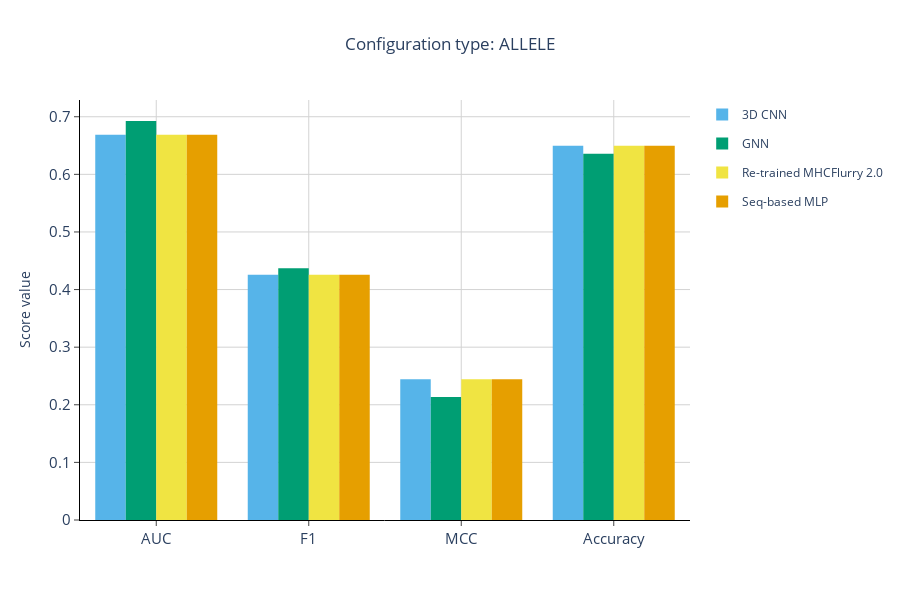

Notebook code cell kept with this figure:
### Code cell
# single config plots across all models
config = 'allele'
models = [
    f'{config}_cnn',
    f'{config}_gnn',
    f'{config}_mhcf',
    f'{config}_mlp']
models_names = [
    '3D CNN',
    'GNN',
    'Re-trained MHCFlurry 2.0',
    'Seq-based MLP'
]
metrics = ['auc', 'f1', 'mcc', 'acc']
metrics_names = ['AUC', 'F1', 'MCC', 'Accuracy']
fig = go.Figure()
colors = ['#56B4E9', '#009E73', '#F0E442', '#E69F00']

for ii, model in enumerate(models):
    idx = all_metrics.index[all_metrics['model'] == model].tolist()[0]
    fig.add_trace(go.Bar(
        x = metrics_names,
        y = [all_metrics.loc[idx][metric] for metric in metrics],
        marker_color=colors[ii],
        name = models_names[ii],
        legendgroup = model
    ))

fig.update_yaxes(title_text="Score value")
fig.update_layout(
    barmode='group',
    title=f'Configuration type: {config.upper()}',
    title_x=0.5,
    width=1100, height=600)

fig.update_traces(marker_line_color='rgb(0,0,0)',
                  marker_line_width=0.0)
                  
fig.update_layout(
    plot_bgcolor='white',
    width=900,
    height=600, 
    barmode="group",
    # legend_title = "Architecture",
    # legend_traceorder="normal",
)

fig.update_xaxes(
    ticks='outside',
    showline=True,
    linecolor='black',
    gridcolor='lightgrey',
    tickfont_size=15
)
fig.update_yaxes(
    ticks='outside',
    showline=True,
    linecolor='black',
    gridcolor='lightgrey',
    title_text='Score value',
    tickfont_size=15
)

fig.show()
fig.write_html(os.path.join(comparison_path, f'{config}.html'))

### Figure 1 — Plotly figure (JSON) as saved in the notebook; plotly's stock layout.template omitted (floating-point values rounded to 4 significant figures)
{"data": [{"legendgroup": "allele_cnn", "marker": {"color": "#56B4E9", "line": {"color": "rgb(0,0,0)", "width": 0}}, "name": "3D CNN", "type": "bar", "x": ["AUC", "F1", "MCC", "Accuracy"], "y": [0.6688, 0.4259, 0.2444, 0.6495]}, {"legendgroup": "allele_gnn", "marker": {"color": "#009E73", "line": {"color": "rgb(0,0,0)", "width": 0}}, "name": "GNN", "type": "bar", "x": ["AUC", "F1", "MCC", "Accuracy"], "y": [0.6926, 0.4371, 0.2136, 0.636]}, {"legendgroup": "allele_mhcf", "marker": {"color": "#F0E442", "line": {"color": "rgb(0,0,0)", "width": 0}}, "name": "Re-trained MHCFlurry 2.0", "type": "bar", "x": ["AUC", "F1", "MCC", "Accuracy"], "y": [0.6688, 0.4259, 0.2444, 0.6495]}, {"legendgroup": "allele_mlp", "marker": {"color": "#E69F00", "line": {"color": "rgb(0,0,0)", "width": 0}}, "name": "Seq-based MLP", "type": "bar", "x": ["AUC", "F1", "MCC", "Accuracy"], "y": [0.6688, 0.4259, 0.2444, 0.6495]}], "layout": {"barmode": "group", "height": 600, "plot_bgcolor": "white", "title": {"text": "Configuration type: ALLELE", "x": 0.5}, "width": 900, "xaxis": {"gridcolor": "lightgrey", "linecolor": "black", "showline": true, "tickfont": {"size": 15}, "ticks": "outside"}, "yaxis": {"gridcolor": "lightgrey", "linecolor": "black", "showline": true, "tickfont": {"size": 15}, "ticks": "outside", "title": {"text": "Score value"}}}}
